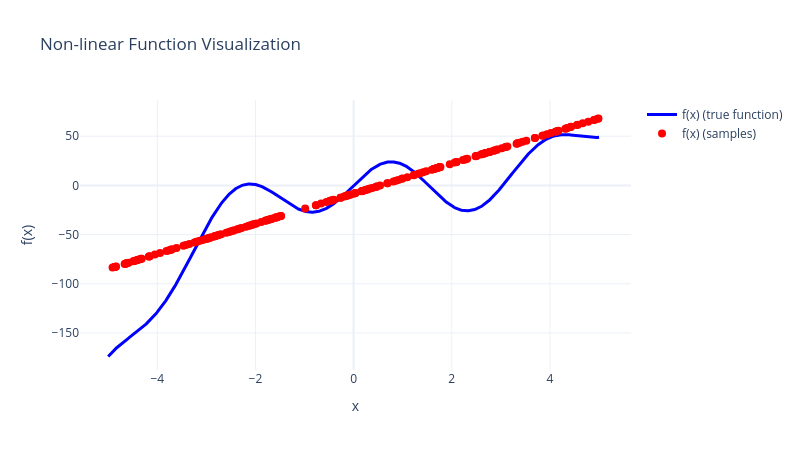

The notebook cell saved with this chart:
### Code cell
# prdiction of the model

y_pred = model(x.unsqueeze(1)).squeeze()
x2 = x.detach().numpy()
y2 = y_pred.detach().numpy()
plot_fun(x=x_true, y=y_true ,x_scatter=x2, y_scatter=y2)

### Figure 1 — Plotly figure (JSON) as saved in the notebook; plotly's stock layout.template omitted (floating-point values rounded to 4 significant figures; data arrays with more than 128 entries replaced by an {"elided": "..."} marker saying what was removed)
{"data": [{"line": {"color": "blue", "width": 3}, "mode": "lines", "name": "f(x) (true function)", "type": "scatter", "x": {"elided": "1000 float values"}, "y": {"elided": "1000 float values"}}, {"marker": {"color": "red", "size": 8}, "mode": "markers", "name": "f(x) (samples)", "type": "scatter", "x": {"elided": "200 float values"}, "y": {"elided": "200 float values"}}], "layout": {"height": 450, "title": {"text": "Non-linear Function Visualization"}, "width": 800, "xaxis": {"title": {"text": "x"}}, "yaxis": {"title": {"text": "f(x)"}}}}
